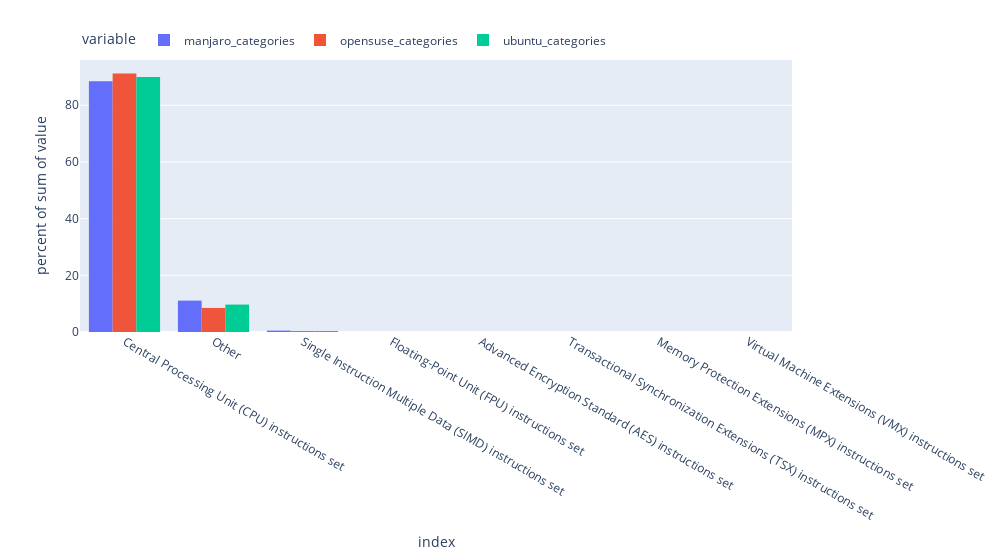

Notebook source saved alongside this figure:
### Code cell
sum_categories_histogram(percent=True, width=1000)

### Figure 1 — Plotly figure (JSON) as saved in the notebook; plotly's stock layout.template omitted (floating-point values rounded to 4 significant figures)
{"data": [{"alignmentgroup": "True", "bingroup": "x", "histfunc": "sum", "histnorm": "percent", "hovertemplate": "variable=manjaro_categories<br>index=%{x}<br>percent of sum of value=%{y}<extra></extra>", "legendgroup": "manjaro_categories", "marker": {"color": "#636efa", "pattern": {"shape": ""}}, "name": "manjaro_categories", "offsetgroup": "manjaro_categories", "orientation": "v", "showlegend": true, "type": "histogram", "x": ["Central Processing Unit (CPU) instructions set", "Other", "Single Instruction Multiple Data (SIMD) instructions set", "Floating-Point Unit (FPU) instructions set", "Advanced Encryption Standard (AES) instructions set", "Transactional Synchronization Extensions (TSX) instructions set", "Memory Protection Extensions (MPX) instructions set", "Virtual Machine Extensions (VMX) instructions set"], "xaxis": "x", "y": [371073285, 46447444, 2052056, 10380, 9087, 209, 15, 8], "yaxis": "y"}, {"alignmentgroup": "True", "bingroup": "x", "histfunc": "sum", "histnorm": "percent", "hovertemplate": "variable=opensuse_categories<br>index=%{x}<br>percent of sum of value=%{y}<extra></extra>", "legendgroup": "opensuse_categories", "marker": {"color": "#EF553B", "pattern": {"shape": ""}}, "name": "opensuse_categories", "offsetgroup": "opensuse_categories", "orientation": "v", "showlegend": true, "type": "histogram", "x": ["Central Processing Unit (CPU) instructions set", "Other", "Single Instruction Multiple Data (SIMD) instructions set", "Floating-Point Unit (FPU) instructions set", "Advanced Encryption Standard (AES) instructions set", "Transactional Synchronization Extensions (TSX) instructions set", "Memory Protection Extensions (MPX) instructions set", "Virtual Machine Extensions (VMX) instructions set"], "xaxis": "x", "y": [230833700, 21498492, 828117, 7212, 8230, 134, 13, 10], "yaxis": "y"}, {"alignmentgroup": "True", "bingroup": "x", "histfunc": "sum", "histnorm": "percent", "hovertemplate": "variable=ubuntu_categories<br>index=%{x}<br>percent of sum of value=%{y}<extra></extra>", "legendgroup": "ubuntu_categories", "marker": {"color": "#00cc96", "pattern": {"shape": ""}}, "name": "ubuntu_categories", "offsetgroup": "ubuntu_categories", "orientation": "v", "showlegend": true, "type": "histogram", "x": ["Central Processing Unit (CPU) instructions set", "Other", "Single Instruction Multiple Data (SIMD) instructions set", "Floating-Point Unit (FPU) instructions set", "Advanced Encryption Standard (AES) instructions set", "Transactional Synchronization Extensions (TSX) instructions set", "Memory Protection Extensions (MPX) instructions set", "Virtual Machine Extensions (VMX) instructions set"], "xaxis": "x", "y": [258376780, 27785911, 1021755, 10417, 4918, 189, 7, 4], "yaxis": "y"}], "layout": {"barmode": "group", "legend": {"orientation": "h", "title": {"text": "variable"}, "tracegroupgap": 0, "x": 0, "xanchor": "left", "y": 1.02, "yanchor": "bottom"}, "margin": {"t": 60}, "width": 1000, "xaxis": {"anchor": "y", "domain": [0, 1], "title": {"text": "index"}}, "yaxis": {"anchor": "x", "domain": [0, 1], "title": {"text": "percent of sum of value"}}}}
